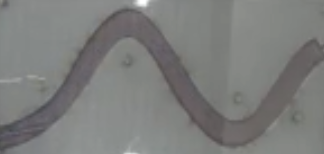
#> input picture test2.png, 324 x 154 px
$ python canny.py
#> lines starting #> are read from the running program, lines starting #| are printed output that depends on the picture; after the words box and inside, x2 and y2 are one past the last pixel; in counts of white or black regions, pixels touching at a corner belong together
import cv2
import numpy as np
from numpy import polyfit, poly1d

import matplotlib.pyplot as plt

img = cv2.imread("test2.png")
#> img is the input picture: shape (154, 324, 3); mean B, G, R 123.9, 125.3, 124.5
img2 = cv2.cvtColor(img, cv2.COLOR_BGR2GRAY)
#img2 = cv2.equalizeHist(img2)
img2 = cv2.GaussianBlur(img2, (21, 21), 0)
#print(img2[:,100:150])


height, width = img2.shape
#> height = 154; width = 324

for w in range(0, width) :
    for h in range(0, height) :
        if(img2[h,w] >= 140):
            img2[h,w] = 140
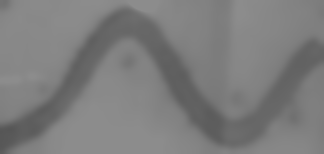
#> img2: shape (154, 324); min 86, max 140, mean 124.6

filename = 'remove_spot.jpg'
cv2.imwrite(filename, img2)

edges = cv2.Canny(img2, threshold1=20, threshold2=20)
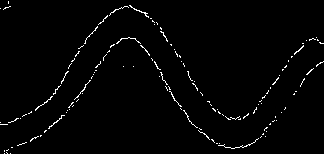
#> edges: shape (154, 324); 1.8% white in thin lines or dots
print(edges.shape)
#| (154, 324)


for w in range(0, 50) :
    for h in range(0, 50) :
        edges[h,w] =0
#> edges: shape (154, 324); 1.8% white in thin lines or dots

filename = 'edges_origin.jpg'
cv2.imwrite(filename, edges)

x1 = []
x2 = []
y1 = []
y2 = []

for w in range(0, width) :
    for h in range(0, height) :
        if(edges[h, w] == 255):
            if(y1 == []):
                x1.append(w)
                y1.append(h)
                edges[h,w] =0
                break
            elif(abs(h - y1[-1])<=15):
                x1.append(w)
                y1.append(h)
                edges[h,w] =0
                break
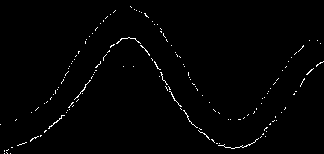
#> edges: shape (154, 324); 1.2% white in thin lines or dots
#> after the loop, x1 = 277 values from 0 to 323

filename = 'edges.jpg'
cv2.imwrite(filename, edges)

p_upper = plt.plot(x1,y1)
plt.savefig('upper_edge.png')
#> figure, not shown here; curve peaks at x = 1, y = 124
plt.close()


for w in range(5, width) :
    for h in np.arange(height-1,-1,-1) :
        if(edges[h, w] == 255):
            if(h>140):
                x2.append(w)
                y2.append(h)
                break
            elif(abs(h - y2[-1])<=20):
                x2.append(w)
                y2.append(h)
                break
#> after the loop, x2 = 275 values from 6 to 323

p_upper = plt.plot(x2,y2)
plt.savefig('lower_edge.png')
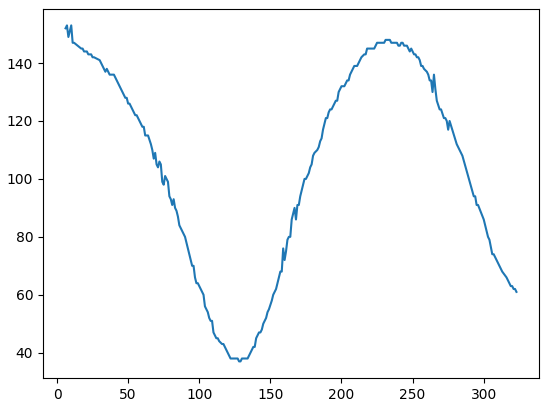
#> figure drawn by matplotlib, 1 panel; curve peaks at x = 7, y = 153
plt.close()


coeff1 = np.polyfit(x1, y1,15)
y1_fit = np.polyval(coeff1,range(0,324))

p_upper_fit = plt.plot(range(0,324),y1_fit)
p_upper = plt.plot(x1,y1)
plt.savefig('upper_edge_fit.png')
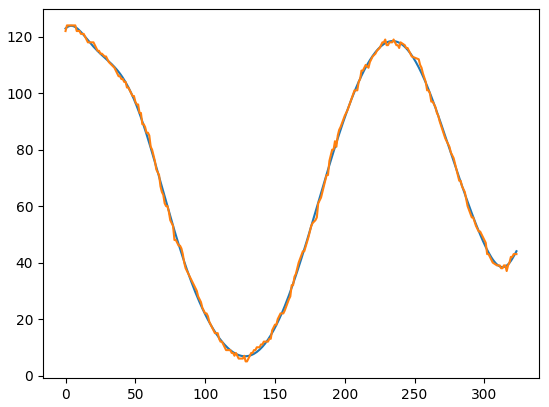
#> figure drawn by matplotlib, 1 panel; curve peaks at x = 4, y = 123.9; curve peaks at x = 1, y = 124


coeff2 = np.polyfit(x2, y2,15)
y2_fit = np.polyval(coeff2,range(0,324))

p_lower_fit = plt.plot(range(0,324),y2_fit)
p_lower = plt.plot(x2,y2)
plt.savefig('lower_edge_fit.png')
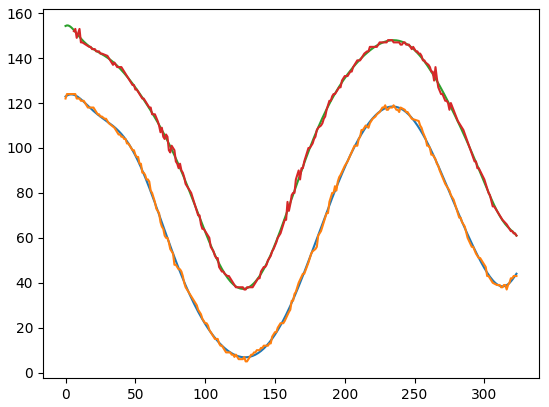
#> figure drawn by matplotlib, 1 panel; curve peaks at x = 4, y = 123.9; curve peaks at x = 1, y = 124; curve peaks at x = 1, y = 154.6
plt.close()

for i in range(0,324):
    if(y2_fit[i]>=153):
        y2_fit[i] =153

fit = np.zeros((154,324))
for w in range(0, width) :
    img2[int(y1_fit[w]),w] = 255
    img2[int(y2_fit[w]),w] = 255
    img2[int((y2_fit[w]+ y1_fit[w])/2),w] = 255
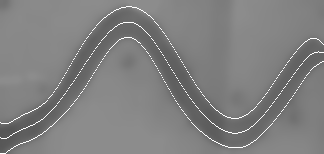
#> img2: shape (154, 324); 1.95% of pixels changed, all inside (x1, y1, x2, y2) = (0, 6, 324, 154)


filename = 'fit.jpg'
cv2.imwrite(filename, img2)
